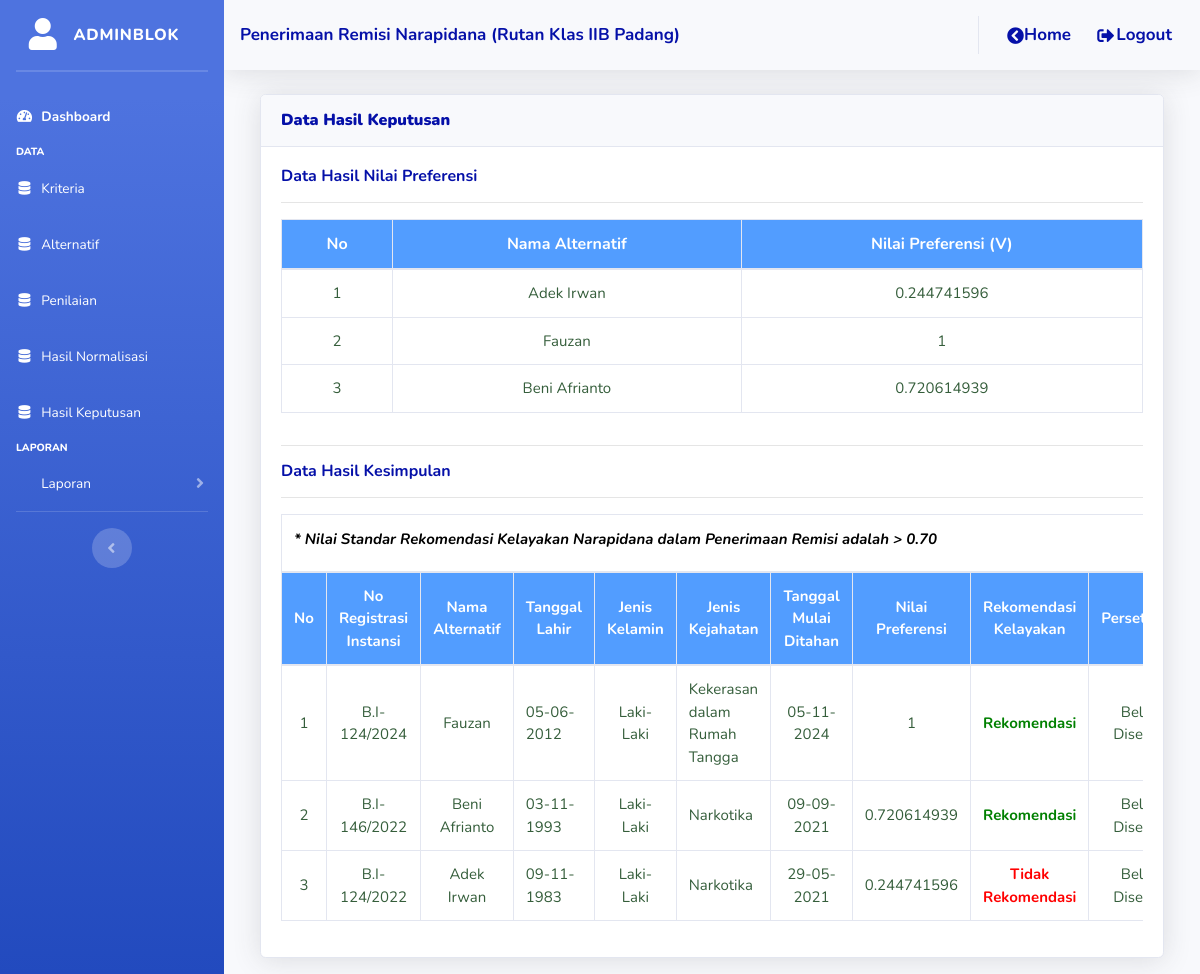
The page /admin_blok/proses/hasil_keputusan.php?idp=12 (signed in) on the database its author committed.
### tables this page shows
CREATE TABLE `tbl_hasil` (
  `id_hasil` int(11) NOT NULL,
  `id_alternatif` varchar(15) NOT NULL,
  `id_periode` int(11) NOT NULL,
  `hasil` double NOT NULL,
  `persetujuan` varchar(1) NOT NULL DEFAULT '0'
);

CREATE TABLE `tbl_alternatif` (
  `id_alternatif` varchar(15) NOT NULL,
  `nama` varchar(255) NOT NULL,
  `tanggal_lahir` date NOT NULL,
  `jenis_kelamin` varchar(15) NOT NULL,
  `jenis_kejahatan` varchar(255) NOT NULL,
  `tanggal_mulai_ditahan` date NOT NULL,
  `id_blok` int(11) NOT NULL,
  `id_periode` int(11) NOT NULL
);

### admin_blok/proses/hasil_keputusan.php (the view, shortened to what this page needs)
<?php
include("style/header.php");
include("style/sidebar.php");
$idp = $_GET['idp'];
?>
<div class="content-wrapper">
<div class="container-fluid">
	<div class="col-lg-12">
		<div class="card shadow mt-3 mb-3">
			<div class="card-header py-3">
				<h6 class="m-0 font-weight-bold text-olive" style="color: #0510a8"><b>Data Hasil Keputusan</b></h6>
			</div>
			<div class="card-body">
				<h6 style="font-weight: bold; color: #0510a8">Data Hasil Nilai Preferensi</h6>
				<hr>
				<div class="table-responsive">
					<table class="table table-bordered">
						<thead>
							<tr align="center" style="background-color: #529dff; color: #ffff" align="center">
								<th style="font-size: 16px;">No</th>
								<th style="font-size: 16px;">Nama Alternatif</th>
								<th style="font-size: 16px;">Nilai Preferensi (V)</th>
							</tr>
						</thead>
						<tbody>
							<?php
							include('../../config/koneksi.php');
							$noo = 1;
							$qq = mysqli_query($konek, "SELECT * FROM tbl_hasil a LEFT JOIN tbl_alternatif b ON a.id_alternatif=b.id_alternatif WHERE a.id_periode = '$idp'");
							while ($dd = mysqli_fetch_assoc($qq)) {
							?>
								<tr style="color:  #355E3B">
									<td style="font-size: 15px;" align="center" valign="bottom"><?php echo $noo; ?></td>
									<td style="font-size: 15px; " align="center" valign="bottom"><?php echo $dd['nama']; ?></td>
									<td style="font-size: 15px; " align="center" valign="bottom"><?php echo $dd['hasil']; ?></td>
								</tr>
							<?php
								$noo++;
							}
							?>
						</tbody>
					</table>
				</div>
			<hr>
				<h6 style="font-weight: bold; color: #0510a8">Data Hasil Kesimpulan</h6>
				<hr>
				<div class="table-responsive">
					<table class="table table-bordered">
						<thead>
							<tr>
								<th colspan="10"><label style="font-size: 15px;"><i style="color : #000000;">* Nilai Standar Rekomendasi Kelayakan Narapidana dalam Penerimaan Remisi adalah > 0.70</i></th>
							</tr>
							<tr align="center" style="background-color: #529dff; color: #ffff" align="center">
								<th style="font-size: 15px; vertical-align: middle;">No</th>
								<th style="font-size: 15px;vertical-align: middle;">No Registrasi Instansi</th>
								<th style="font-size: 15px;vertical-align: middle;">Nama Alternatif</th>
								<th style="font-size: 15px;vertical-align: middle; width: 120px;">Tanggal Lahir</th>
								<th style="font-size: 15px;vertical-align: middle;">Jenis Kelamin</th>
								<th style="font-size: 15px;vertical-align: middle;">Jenis Kejahatan</th>
								<th style="font-size: 15px;vertical-align: middle;">Tanggal Mulai Ditahan</th>
								<th style="font-size: 15px;vertical-align: middle;">Nilai Preferensi</th>
								<th style="font-size: 15px;vertical-align: middle;">Rekomendasi Kelayakan</th>
								<th style="font-size: 15px;vertical-align: middle;">Persetujuan</th>
							</tr>
						</thead>
						<tbody>
							<?php
							include('../../config/koneksi.php');
							$noo1 = 1;
							$qq = mysqli_query($konek, "SELECT * FROM tbl_hasil a LEFT JOIN tbl_alternatif b ON a.id_alternatif=b.id_alternatif WHERE a.id_periode = '$idp'ORDER BY hasil DESC");
							while ($dd = mysqli_fetch_assoc($qq)) {
							?>
								<tr style="color: #355E3B">
									<td align="right" style="font-size: 15px; text-align: center; vertical-align: middle;"><?php echo $noo1++; ?></td>
									<td style="font-size: 15px; text-align: center; vertical-align: middle;"><?php echo $dd['id_alternatif']; ?></td>
									<td style="font-size: 15px; text-align: center; vertical-align: middle;"><?php echo $dd['nama']; ?></td>
									<td style="font-size: 15px; vertical-align: middle;"><?php
			                            $tanggal_lahir = new DateTime( $dd['tanggal_lahir']);
			                            echo $tanggal_lahir->format('d-m-Y ');
			                            ?></td>
									<td style="font-size: 15px; text-align: center; vertical-align: middle;"><?php echo $dd['jenis_kelamin']; ?></td>
									<td style="font-size: 15px; vertical-align: middle;"><?php echo $dd['jenis_kejahatan']; ?></td>
									<td style="font-size: 15px; text-align: center; vertical-align: middle;"><?php
			                            $tanggal_lahir = new DateTime( $dd['tanggal_mulai_ditahan']);
			                            echo $tanggal_lahir->format('d-m-Y ');
			                            ?></td>
									<td style="font-size: 15px; text-align: center ; vertical-align: middle;"><?php echo $dd['hasil']; ?></td>
									<td style="font-size: 15px;  font-weight: bold; vertical-align: middle;" align="center" valign="bottom">
										<?php
										$range = $dd['hasil'];
										if ($range > 0.70) {
											echo "<font color='green'>Rekomendasi</font>";
										} else {
											echo "<font color='red'>Tidak Rekomendasi</font>";
										}
										?>
										</td>
										<td style="font-size: 15px; text-align: center ; vertical-align: middle;"><?php
									if ($dd['persetujuan']=='0') {
										echo 'Belum Disetujui';
									}else {
										echo "Disetujui";
									}
									 ?>
									</td>
								</tr>
							<?php
							}
							?>
						</tbody>
					</table>
				</div>
			</div></div>
		</div>
	</div>
</div>
<?php
include("style/footer.php");
?>

### rows shown on the page
tbl_hasil: id_alternatif.nama "Adek Irwan", hasil "0.244741596", id_alternatif.id_alternatif "B.I-124/2022", id_alternatif.tanggal_lahir "09-11-1983", id_alternatif.jenis_kelamin "Laki-Laki", id_alternatif.jenis_kejahatan "Narkotika", id_alternatif.tanggal_mulai_ditahan "29-05-2021", shows "Tidak Rekomendasi", persetujuan "Belum Disetujui"
tbl_hasil: id_alternatif.nama "Fauzan", hasil "1", id_alternatif.id_alternatif "B.I-124/2024", id_alternatif.tanggal_lahir "05-06-2012", id_alternatif.jenis_kelamin "Laki-Laki", id_alternatif.jenis_kejahatan "Kekerasan dalam Rumah Tangga", id_alternatif.tanggal_mulai_ditahan "05-11-2024", shows "Rekomendasi", persetujuan "Belum Disetujui"
tbl_hasil: id_alternatif.nama "Beni Afrianto", hasil "0.720614939", id_alternatif.id_alternatif "B.I-146/2022", id_alternatif.tanggal_lahir "03-11-1993", id_alternatif.jenis_kelamin "Laki-Laki", id_alternatif.jenis_kejahatan "Narkotika", id_alternatif.tanggal_mulai_ditahan "09-09-2021", shows "Rekomendasi", persetujuan "Belum Disetujui"

### other values the page prints
$_SESSION['username'] "ADMINBLOK"
